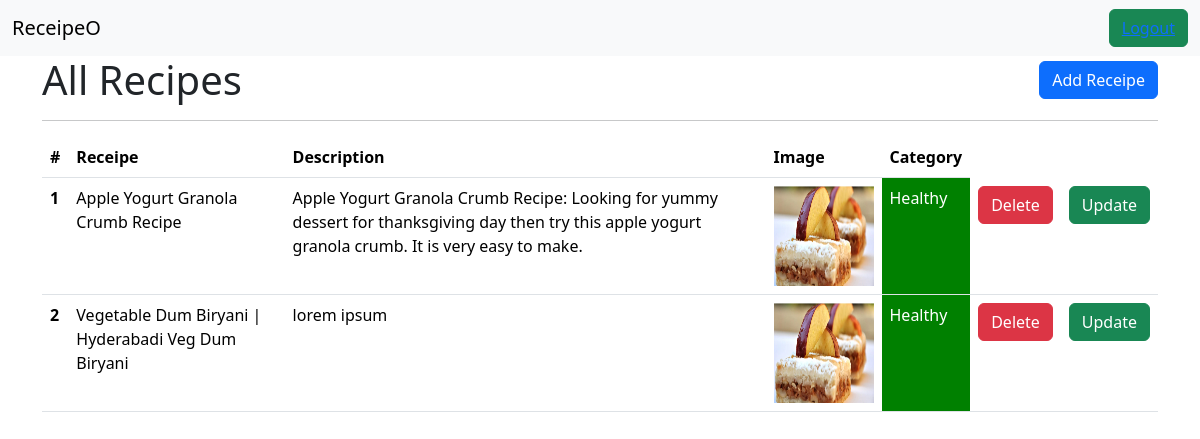
Page /receipe/getAllReceipe/ (signed in) on the earlier database version.
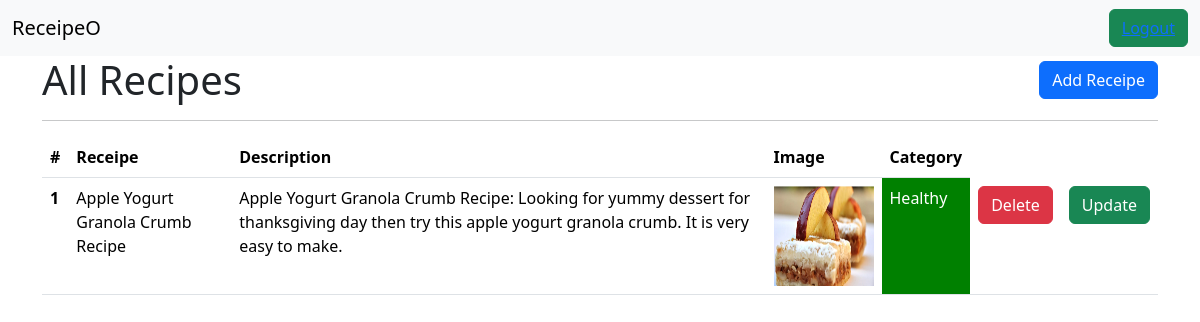
Same page on the later database version.
### vegetables/models.py (models this page shows, shortened)
class Receipe(models.Model):
    user = models.ForeignKey(User,on_delete=models.SET_NULL,blank=True,null=True)
    receipe_name = models.CharField(max_length= 100)
    receipe_description = models.TextField()
    image = models.ImageField(upload_to='vegpic/')
    category = models.ForeignKey(Category,on_delete=models.PROTECT)

class Category(models.Model):
    name = models.CharField(max_length=100)
    def __str__(self):
        return self.name

### vegetables/views.py (the view)
# urls.py: path('getAllReceipe/',views.getAllReceipe,name= 'getAllReceipe'),
@login_required(login_url='/')
def getAllReceipe(request):
    queryset = Receipe.objects.all()
    context = {'receipe' : queryset}
    return render(request,'AllReceipe.html',context= context)

### vegetables/templates/AllReceipe.html (shortened to what this page needs)
{% extends 'base.html'%}
{%block content%}
<div class="container">
    <div class=" d-flex justify-content-between align-items-center">
        <h1 class="mb-0">All Recipes</h1>
        <button class="btn btn-primary"><a href="{% url 'addReceipe'%}" style="color: white; text-decoration: none;">Add Receipe</a></button>
    </div>
    <hr>
    <table class="table">
        <thead>
            <tr>
                <th scope="col">#</th>
                <th scope="col">Receipe</th>
                <th scope="col">Description</th>
                <th scope="col">Image</th>
                <th scope="col">Category</th>
            </tr>
        </thead>
        <tbody>
            {%for rece in receipe%}
            <tr>
                <th scope="row">{{forloop.counter}}</th>
                <td>{{rece.receipe_name}}</td>
                <td>{{rece.receipe_description}}</td>
                <td>
                    {% if rece.image %}
                    <img src="{{ rece.image.url }}" style="height: 100px; width: 100px;">
                    {% else %}
                    <span>No image</span>
                    {% endif %}
                </td>
                {% if rece.category.name == 'Healthy' %}
                <td style="background-color:green; color: white;">
                    {{ rece.category }}
                </td>
                {% else %}
                <td>
                    {{ rece.category }}
                </td>
                {% endif %}
                <td><a href="/receipe/delete-receipe/{{rece.id}}" class="btn btn-danger">Delete</a></td>
                <td><a href="/receipe/updateReceipe/{{rece.id}}" class="btn btn-success">Update</a></td>
            </tr>
            {%endfor%}
        </tbody>
    </table>
</div>
{%endblock%}

Differences in the rows shown:
removed Receipe: receipe_name "Vegetable Dum Biryani | Hyderabadi Veg Dum Biryani", receipe_description "lorem ipsum", image (picture), category "Healthy"
